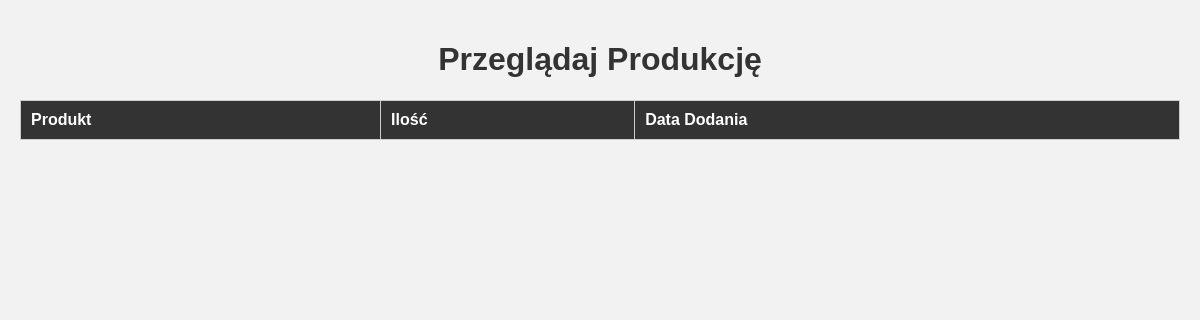
/resource_management/table/view_production.php, run on an earlier commit of the app's database.
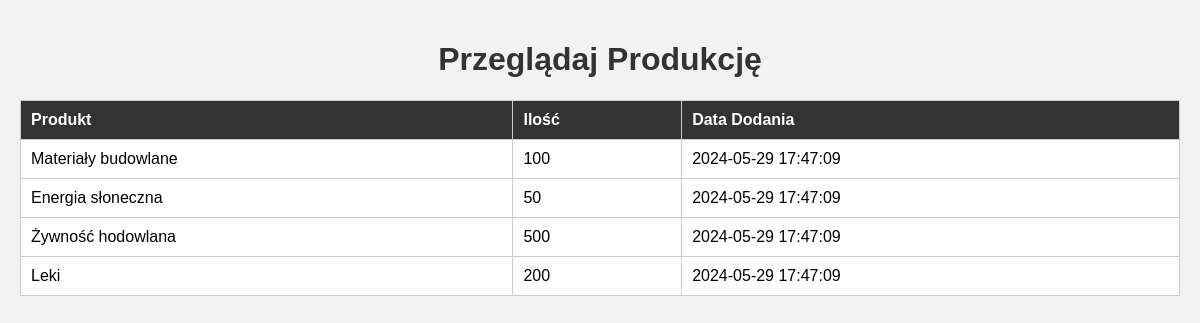
And on a later commit of the database.
### tables this page shows
CREATE TABLE `produkcja` (
  `id` int(11) NOT NULL,
  `produkt` varchar(255) NOT NULL,
  `ilosc` int(11) NOT NULL,
  `data_dodania` timestamp NOT NULL DEFAULT current_timestamp()
);

### resource_management/table/view_production.php (the view, shortened to what this page needs)
<?php
require '../../config.php';
$sql = "SELECT * FROM produkcja";
$stmt = $pdo->query($sql);
$produkcja = $stmt->fetchAll();
?>
<!DOCTYPE html>
<html lang="pl">
<head>
</head>
<body>
    <h1>Przeglądaj Produkcję</h1>
    <table>
        <tr>
            <th>Produkt</th>
            <th>Ilość</th>
            <th>Data Dodania</th>
        </tr>
        <?php
        foreach ($produkcja as $produkt) {
            echo "<tr>";
            echo "<td>{$produkt['produkt']}</td>";
            echo "<td>{$produkt['ilosc']}</td>";
            echo "<td>{$produkt['data_dodania']}</td>";
            echo "</tr>";
        }
        ?>
    </table>
</body>
</html>

What changed in the data, as far as the page shows it:
added produkcja: produkt "Materiały budowlane", ilosc "100", data_dodania "2024-05-29 17:47:09"
added produkcja: produkt "Energia słoneczna", ilosc "50", data_dodania "2024-05-29 17:47:09"
added produkcja: produkt "Żywność hodowlana", ilosc "500", data_dodania "2024-05-29 17:47:09"
added produkcja: produkt "Leki", ilosc "200", data_dodania "2024-05-29 17:47:09"
